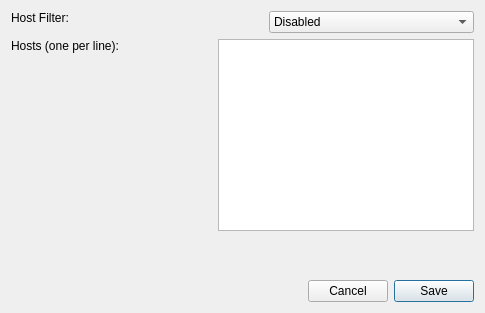
<?xml version="1.0" encoding="UTF-8"?>
<ui version="4.0">
 <class>DisplayFilters</class>
 <widget class="QDialog" name="DisplayFilters">
  <property name="geometry">
   <rect>
    <x>0</x>
    <y>0</y>
    <width>485</width>
    <height>313</height>
   </rect>
  </property>
  <property name="windowTitle">
   <string>Edit Display Filters</string>
  </property>
  <layout class="QVBoxLayout" name="verticalLayout">
   <item>
    <layout class="QHBoxLayout" name="horizontalLayout">
     <item>
      <widget class="QLabel" name="label_3">
       <property name="text">
        <string>Host Filter:</string>
       </property>
       <property name="alignment">
        <set>Qt::AlignLeading|Qt::AlignLeft|Qt::AlignTop</set>
       </property>
      </widget>
     </item>
     <item>
      <spacer name="horizontalSpacer_5">
       <property name="orientation">
        <enum>Qt::Horizontal</enum>
       </property>
       <property name="sizeType">
        <enum>QSizePolicy::MinimumExpanding</enum>
       </property>
       <property name="sizeHint" stdset="0">
        <size>
         <width>40</width>
         <height>20</height>
        </size>
       </property>
      </spacer>
     </item>
     <item>
      <widget class="QComboBox" name="hostSettingDropdown">
       <property name="sizePolicy">
        <sizepolicy hsizetype="Fixed" vsizetype="Fixed">
         <horstretch>0</horstretch>
         <verstretch>0</verstretch>
        </sizepolicy>
       </property>
       <property name="minimumSize">
        <size>
         <width>205</width>
         <height>0</height>
        </size>
       </property>
       <item>
        <property name="text">
         <string>Disabled</string>
        </property>
       </item>
       <item>
        <property name="text">
         <string>Only include hosts:</string>
        </property>
       </item>
       <item>
        <property name="text">
         <string>Exclude hosts:</string>
        </property>
       </item>
      </widget>
     </item>
    </layout>
   </item>
   <item>
    <layout class="QHBoxLayout" name="horizontalLayout_2">
     <item>
      <widget class="QLabel" name="label">
       <property name="text">
        <string>Hosts (one per line):</string>
       </property>
       <property name="alignment">
        <set>Qt::AlignLeading|Qt::AlignLeft|Qt::AlignTop</set>
       </property>
      </widget>
     </item>
     <item>
      <spacer name="horizontalSpacer_3">
       <property name="orientation">
        <enum>Qt::Horizontal</enum>
       </property>
       <property name="sizeHint" stdset="0">
        <size>
         <width>40</width>
         <height>20</height>
        </size>
       </property>
      </spacer>
     </item>
     <item>
      <widget class="QPlainTextEdit" name="hostsText"/>
     </item>
    </layout>
   </item>
   <item>
    <spacer name="verticalSpacer">
     <property name="orientation">
      <enum>Qt::Vertical</enum>
     </property>
     <property name="sizeHint" stdset="0">
      <size>
       <width>20</width>
       <height>1</height>
      </size>
     </property>
    </spacer>
   </item>
   <!-- <item>
    <layout class="QHBoxLayout" name="horizontalLayout_3">
     <item>
      <widget class="QLabel" name="label_4">
       <property name="text">
        <string>Path Filter:</string>
       </property>
       <property name="alignment">
        <set>Qt::AlignLeading|Qt::AlignLeft|Qt::AlignTop</set>
       </property>
      </widget>
     </item>
     <item>
      <spacer name="horizontalSpacer_4">
       <property name="orientation">
        <enum>Qt::Horizontal</enum>
       </property>
       <property name="sizeHint" stdset="0">
        <size>
         <width>40</width>
         <height>20</height>
        </size>
       </property>
      </spacer>
     </item>
     <item>
      <widget class="QComboBox" name="pathSettingDropdown">
       <property name="sizePolicy">
        <sizepolicy hsizetype="Fixed" vsizetype="Fixed">
         <horstretch>0</horstretch>
         <verstretch>0</verstretch>
        </sizepolicy>
       </property>
       <property name="minimumSize">
        <size>
         <width>205</width>
         <height>0</height>
        </size>
       </property>
       <item>
        <property name="text">
         <string>Disabled</string>
        </property>
       </item>
       <item>
        <property name="text">
         <string>Only include paths containing:</string>
        </property>
       </item>
       <item>
        <property name="text">
         <string>Exclude paths containing:</string>
        </property>
       </item>
      </widget>
     </item>
    </layout>
   </item>
   <item>
    <layout class="QHBoxLayout" name="horizontalLayout_4">
     <item>
      <widget class="QLabel" name="label_2">
       <property name="text">
        <string>Paths (one per line):</string>
       </property>
       <property name="alignment">
        <set>Qt::AlignLeading|Qt::AlignLeft|Qt::AlignTop</set>
       </property>
      </widget>
     </item>
     <item>
      <spacer name="horizontalSpacer_2">
       <property name="orientation">
        <enum>Qt::Horizontal</enum>
       </property>
       <property name="sizeHint" stdset="0">
        <size>
         <width>40</width>
         <height>20</height>
        </size>
       </property>
      </spacer>
     </item>
     <item>
      <widget class="QPlainTextEdit" name="pathsText">
       <property name="sizePolicy">
        <sizepolicy hsizetype="Expanding" vsizetype="Preferred">
         <horstretch>0</horstretch>
         <verstretch>0</verstretch>
        </sizepolicy>
       </property>
      </widget>
     </item>
    </layout>
   </item> -->
   <item>
    <spacer name="verticalSpacer_2">
     <property name="orientation">
      <enum>Qt::Vertical</enum>
     </property>
     <property name="sizeHint" stdset="0">
      <size>
       <width>20</width>
       <height>1</height>
      </size>
     </property>
    </spacer>
   </item>
   <item>
    <layout class="QHBoxLayout" name="horizontalLayout_5">
     <item>
      <spacer name="horizontalSpacer">
       <property name="orientation">
        <enum>Qt::Horizontal</enum>
       </property>
       <property name="sizeHint" stdset="0">
        <size>
         <width>40</width>
         <height>20</height>
        </size>
       </property>
      </spacer>
     </item>
     <item>
      <widget class="QPushButton" name="cancelButton">
       <property name="text">
        <string>Cancel</string>
       </property>
       <property name="autoDefault">
        <bool>false</bool>
       </property>
      </widget>
     </item>
     <item>
      <widget class="QPushButton" name="saveButton">
       <property name="text">
        <string>Save</string>
       </property>
      </widget>
     </item>
    </layout>
   </item>
  </layout>
 </widget>
 <resources/>
 <connections/>
</ui>
